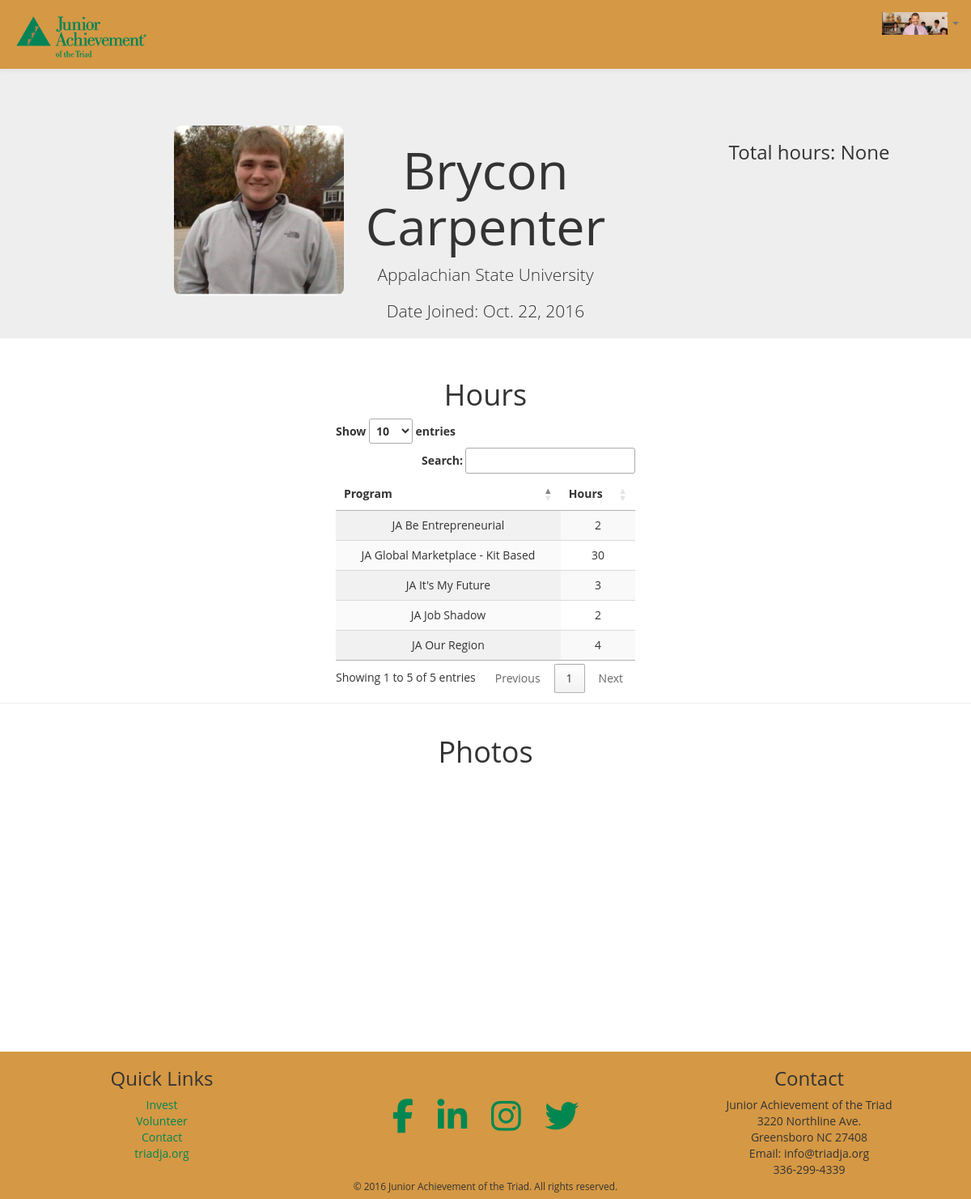
Screenshot of /social/account/profile/1 (signed in) with the database file from the repository.
### ja_social/models.py (models this page shows, shortened)
class UserProfile(models.Model):
    user = models.OneToOneField(User, related_name="profile")
    company = models.CharField(max_length=MAX_CHAR_LENGTH, blank=True, null=True)
    profile_pic = models.ImageField(upload_to="uploads/profile_pics/", null=True, default=None)
    activation_key = models.CharField(max_length=40, default="")
    key_expires = models.DateTimeField(default=datetime.date.today)
    featured = models.BooleanField(default=False)

class VolunteerRecord(models.Model):
    user_profile = models.ForeignKey(UserProfile, on_delete=models.CASCADE)
    county = models.CharField(max_length=MAX_CHAR_LENGTH, choices=COUNTY_OPTIONS)
    school_name = models.CharField(max_length=MAX_CHAR_LENGTH, blank=False, null=False)
    JA_program = models.CharField(max_length=MAX_CHAR_LENGTH, blank=False, null=False, default="", choices=JA_PROGRAM_OPTIONS)
    hours = models.PositiveIntegerField(blank=False, null=False, default=0)
    date = models.DateField(blank=False, null=False, default=datetime.date.today)
    verified = models.BooleanField(blank=False, null=False, default=False)

### ja_social/views.py (the view)
# urls.py: url(r'^account/profile/(?P<pk>[0-9]+)', UserProfileView.as_view(), name='user_view'),
class UserProfileView(DetailView):
    model = UserProfile
    template_name = "user_detail.html"
    def get_context_data(self, **kwargs):
        context = super(UserProfileView, self).get_context_data(**kwargs)
        context['hours'] = VolunteerRecord.objects.all()
        context['photos'] = PhotoRecord.objects.filter(user_profile=self.request.user.profile)
        context['hours_total'] = VolunteerRecord.objects.filter(user_profile=self.request.user.profile, verified= True).aggregate(Sum('hours'))
        return context

### ja_social/templates/user_detail.html (shortened to what this page needs)
{% extends 'base_html.html' %}
{% load static  %}
{% block stylesheets %}
    <link rel="stylesheet" href="{% static 'ja_social/css/profile-style.css'%}">
{% endblock %}
{% block content %}
  <div class="jumbotron">
    <div class="row">
      <div class="col-sm-2 col-sm-offset-2">
            {% ifequal object.profile_pic None %}
                <img id="profile-pic" src="{% static 'ja_social/img/avatar.png'%}">
            {% else %}
                <img id="profile-pic" src="{{ object.profile_pic.url }}"/>
            {% endifequal %}
      </div>
      <div class="col-sm-4">
            <h1>{{ object.user.first_name }}  {{ object.user.last_name }}</h1>
            {% if object.company %}<p>{{ object.company }}</p> {% endif%}
            <p>Date Joined: {{ object.user.date_joined | date }}</p>
      </div>
      <div class="col-sm-2">
      </div>
        <div class="row">
              <h3>Total hours: {{hours_total.hours__sum}}</h3>
          </div>
    </div>
  </div>
<div id="hours-container" class="row">
    <h1>Hours</h1>
    <div id="hours-table-holder" class="col-sm-4 col-sm-offset-4">
      <table id="hours-table" class="display" cellspacing="0" width="100%">
        <thead>
          <tr>
            <th>Program</th>
            <th>Hours</th>
          </tr>
        </thead>
          {% for o in hours %}
            {% if o.user_profile == object %}
                {% if o.verified is True %}
                <tr>
                    <td>
                        {{ o.JA_program }}
                    </td>
                    <td>
                        {{ o.hours }}
                    </td>
                </tr>
                {% endif %}
            {% endif %}
          {% endfor %}
      </table>
    </div>
  </div>
<hr>
  <div id="photos-container" class="row">
    <h1>Photos</h1>
    <div class="row">
      <div class="col-sm-4 col-sm-offset-4">
      </div>
    </div>
  </div>
{% endblock %}

### ja_social/templates/base_html.html (shortened to what this page needs)
{% load static %}
<!DOCTYPE html>
<html lang="en">
<head>
    {% block stylesheets %}{% endblock %}
  <link rel="stylesheet" href="https://maxcdn.bootstrapcdn.com/bootstrap/3.3.7/css/bootstrap.min.css">
  <link rel="stylesheet" href="https://maxcdn.bootstrapcdn.com/bootstrap/3.3.7/css/bootstrap-theme.min.css">
  <link rel="stylesheet" href="{% static 'ja_social/css/home-style.css'%}">
  <link rel="stylesheet" href="https://cdn.datatables.net/1.10.12/css/jquery.dataTables.min.css">
</head>
<body>
  <nav class="navbar navbar-default navbar-fixed-top">
    <div class="container-fluid" id="nav-container">
      <div class="navbar-header">
        <a class="navbar-brand" href="/social">
          <img alt="logo" src="{% static 'ja_social/img/ja-logo-sticky.png'%}">
        </a>
      </div>
      <div class="collapse navbar-collapse" id="bs-example-navbar-collapse-1">
        <ul class="nav navbar-nav navbar-right">
          <li class="dropdown">
          <a href="#" class="dropdown-toggle" data-toggle="dropdown" role="button" aria-haspopup="true" aria-expanded="false">
              {% if user.is_authenticated %}
                {% ifequal user.profile.profile_pic None %}
                    <img id="avatar" src="{% static 'ja_social/img/avatar.png'%}"/>
                {% else %}
                    <img id="avatar" src="{{ user.profile.profile_pic.url }}"/>
                {% endifequal %}
              {% else %}
                <img id="avatar" src="{% static 'ja_social/img/avatar.png'%}"/>
              {% endif %}
              <span class="caret"></span>
          </a>
        </li>
        </ul>
      </div>
    </div>
  </nav>
      <div id="filler">
  </div>
    <div id="content">
        {% block content %} {% endblock %}
    </div>
  <div id="footer">
    <div id="links" class="row">
      <div class="col-sm-4 text-center">
        <h3>Quick Links</h3>
        <p>
          <a href="https://triadja.org/invest/">Invest</a>
        </p>
        <p>
          <a href="https://triadja.org/classroom-volunteers/">Volunteer</a>
        </p>
        <p>
          <a href="https://triadja.org/contact/">Contact</a>
        </p>
        <p>
          <a href="https://triadja.org/">triadja.org</a>
        </p>
      </div>
      <div id="social-icons" class="col-sm-4">
        <a class="btn btn-social-icon btn-facebook icon" href="https://www.facebook.com/TriadJuniorAchievement">
            <span class="fa fa-facebook"></span>
        </a>
        <a class="btn btn-social-icon btn-linkedin icon" href="https://www.linkedin.com/company/triadja">
            <span class="fa fa-linkedin"></span>
        </a>
        <a class="btn btn-social-icon btn-instagram icon" href="https://www.instagram.com/Triad_JA/">
            <span class="fa fa-instagram"></span>
        </a>
        <a class="btn btn-social-icon btn-twitter icon" href="https://twitter.com/Triad_JA">
            <span class="fa fa-twitter"></span>
        </a>
      </div>
      <div class="col-sm-4 text-center">
        <h3>Contact</h3>
        <p>Junior Achievement of the Triad</p>
        <p>3220 Northline Ave.</p>
        <p>Greensboro NC 27408</p>
        <p>Email: info@triadja.org</p>
        <p>336-299-4339</p>
      </div>
    </div>
    <p><small>© 2016 Junior Achievement of the Triad. All rights reserved.</small></p>
  </div>
</body>
</html>

### ja_social/static/ja_social/css/profile-style.css (style rules this page uses)
#avatar { height: 2em; }
#nav-container { background-color: #d59844; height: 85px; }
.jumbotron { padding-top: 100px; padding-bottom: 10px; margin-top: -30px; text-align: center; width: 100%; }
#footer { margin-top: -30px; width: 100%; height: 10em; background-color: #d59844; }
#filler { height: 85px; }
#profile-pic { height: 15em; width: 15em; border-radius: 10px; }
#hours-container { text-align: center; height:50vh; }
#photos-container { text-align: center; height:50vh; }

### ja_social/static/ja_social/css/home-style.css (style rules this page uses)
body { font-family: "Open Sans"; }
#avatar { height: 2em; }
#nav-container { background-color: #d59844; height: 85px; }
.navbar-header { height: 85px; }
.jumbotron { padding-top: 100px; padding-bottom: 4px; margin-top: -30px; text-align: center; width: 100%; }
#footer { margin-top: 10px; width: 100%; height: 13em; background-color: #d59844; text-align: center; }
#bs-example-navbar-collapse-1 { background-color: #d59844; }
p { margin: 0px; }
.row { margin: 0px; }
.icon { font-size: 3em; }
a { color: #008751; }
#social-icons { margin-top: 3em; }

### rows the page displays
UserProfile: profile_pic (picture), user.first_name "Brycon", user.last_name "Carpenter", company "Appalachian State University", user.date_joined "Oct. 22, 2016"
VolunteerRecord: JA_program "JA Be Entrepreneurial", hours "2"
VolunteerRecord: JA_program "JA Our Region", hours "4"
VolunteerRecord: JA_program "JA Job Shadow", hours "2"
VolunteerRecord: JA_program "JA It's My Future", hours "3"
VolunteerRecord: JA_program "JA Global Marketplace - Kit Based", hours "30"

### other values shown
{{ hours_total.hours__sum }} "None"
